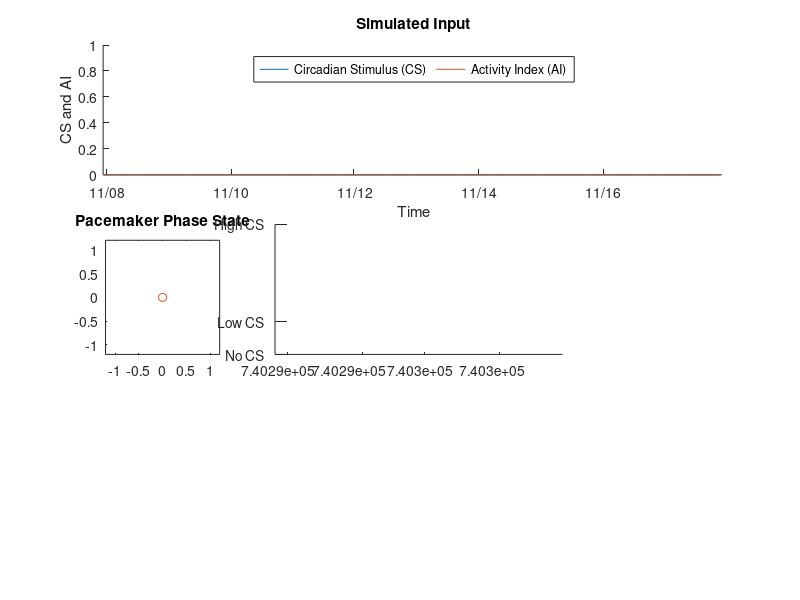

This figure's MATLAB source: (Note: this script raises an error after producing the figure.)
function [figureHandle,axisHandles,textHandle] = createFigure
%CREATEFIGURE Summary of this function goes here
%   Detailed explanation goes here

figureHandle = figure;
configureFigure(figureHandle);

% Plot of simulated input
axInput = subplot(3,4,[1,4]); % rows, columns, grid position
configureAxInput(axInput);

% Plot of phase state
axPState = subplot(3,4,5); % rows, columns, grid position
configureAxPState(axPState);

% Display of treatment schedule
axSchedule	= subplot(3,4,[6,7]); % rows, columns, grid position
configureAxSchedule(axSchedule);

% Display of actual schedule
axActual	= subplot(3,4,[10,11]);
configureAxActual(axActual);

% Display of distance to goal
axDTGoal = subplot(3,4,8); % rows, columns, grid position
textHandle = configureAxDTGoal(axDTGoal);

% Create axis for buttons
axButtons = subplot(3,4,9); % rows, columns, grid position
set(axButtons,'Tag','ControlsAxis');
set(axButtons,'Visible','off');
axButtonsUnits = get(axButtons,'Units');
set(axButtons,'Units','pixels');
axButtonsPosition = get(axButtons,'Position');
set(axButtons,'Units',axButtonsUnits);
panelHandle = LRCcreate_uipanel(figureHandle,axButtonsPosition);
% Create stop button
createStopButton(panelHandle);

axisHandles = struct(           ...
    'axInput',      axInput,	...
    'axPState',     axPState,	...
    'axSchedule',   axSchedule,	...
    'axActual',     axActual,   ...
    'axDTGoal',     axDTGoal	...
    );

end

function rgb = color1

rgb = [0.0000, 0.4470, 0.7410];

end

function rgb = color2

rgb = [0.8500, 0.3250, 0.0980];

end


function configureFigure(figureHandle)
%CONFIGUREFIGURE Intialize the figure settings

figureUnits = get(figureHandle,'Units');
set(figureHandle,'Units','normalized');
set(figureHandle,'Position',[0 0 1 1]);
set(figureHandle,'Units',figureUnits);
set(figureHandle,'SizeChangedFcn',@LRCresize_uipanel);

end

function configureAxInput(axisHandle)
%CONFIGUREAXIS1 Initialize the first axis

hold(axisHandle,'on');

% Create empty data set
nowDatenum = now;
samplingInterval = 30/86400; % 30 seconds in datenum format
time = nowDatenum:samplingInterval:nowDatenum+10;
CS = zeros(size(time));
AI = zeros(size(time));

set(axisHandle,'YLim',[0,1],'XLim',[time(1),time(end)]);

plotHandle = plot(axisHandle,time,CS,time,AI);

set(plotHandle(1),'Color',color1);
set(plotHandle(2),'Color',color2);

datetick(axisHandle,'x','mm/dd','keeplimits','keepticks')
xlabel('Time')
ylabel('CS and AI')
legend('Circadian Stimulus (CS)','Activity Index (AI)','Location','North','Orientation','Horizontal');
title('Simulated Input');

hold(axisHandle,'off');

% Link data
set(plotHandle(1),'XDataSource','timeCS');
set(plotHandle(1),'YDataSource','CS');
set(plotHandle(2),'XDataSource','timeAI');
set(plotHandle(2),'YDataSource','AI');
end

function configureAxPState(axisHandle)
%CONFIGUREAXIS2 Initialize the second axis

% Create empty data set
xf = 0;
xcf = 0;
xArray = 0;
xcArray = 0;

plotHandle = plot(axisHandle,xArray,xcArray,'-',xf,xcf,'o');

set(plotHandle(1),'Color',color1);
set(plotHandle(2),'Color',color2);

set(axisHandle,'YLim',[-1.2,1.2],'XLim',[-1.2,1.2]);
set(axisHandle,'DataAspectRatio',[1,1,1]);
axis(axisHandle,'manual');

title('Pacemaker Phase State');

% Link data
set(plotHandle(1),'XDataSource','xArray');
set(plotHandle(1),'YDataSource','xcArray');
set(plotHandle(2),'XDataSource','xn');
set(plotHandle(2),'YDataSource','xcn');

end

function configureAxSchedule(axisHandle)
%CONFIGUREAXIS3 Initialize the third axis

hold(axisHandle,'on');

% Create empty data set
nowDatenum = now;

time = 0;
scene = 0;

set(axisHandle,'YLim',[0,1]);
set(axisHandle,'YLimMode','manual');
set(axisHandle,'XLim',[nowDatenum,nowDatenum+2]);
set(axisHandle,'YTick',[0,0.25,1]);
set(axisHandle,'YTickLabel',{'No CS','Low CS','High CS'});

plotHandle = area(axisHandle,time,scene);
set(plotHandle,'FaceColor',color1);
set(plotHandle,'EdgeColor','none');
set(plotHandle,'LineStyle','none');

LRCscheduleXlabels(axisHandle);

xlabel('Time');
ylabel('Scene');
title('Recommended Lighting Schedule');

hold(axisHandle,'off');

% Link data
set(plotHandle(1),'XDataSource','timeScene');
set(plotHandle(1),'YDataSource','scene');
end

function configureAxActual(axisHandle)
%CONFIGUREAXIS3 Initialize the third axis

hold(axisHandle,'on');

% Create empty data set
nowDatenum = now;

time = 0;
scene = 0;

set(axisHandle,'YLim',[0,1]);
set(axisHandle,'YLimMode','manual');
set(axisHandle,'XLim',[nowDatenum,nowDatenum+2]);
set(axisHandle,'YTick',[0,0.25,1]);
set(axisHandle,'YTickLabel',{'Off','Low CS','High CS'});

plotHandle = area(axisHandle,time,scene);
set(plotHandle,'FaceColor',color1);
set(plotHandle,'EdgeColor','none');
set(plotHandle,'LineStyle','none');

LRCscheduleXlabels(axisHandle);

xlabel('Time');
ylabel('Scene');
title('Actual Lighting Schedule');

hold(axisHandle,'off');

% Link data
set(plotHandle(1),'XDataSource','timeActualScene');
set(plotHandle(1),'YDataSource','actualScene');
end

function textHandle = configureAxDTGoal(axisHandle)
%CONFIGUREAXIS4 Initialize the fourth axis

theta = 0:.1:pi;
x1ring = 0.7*cos(theta);
y1ring = 0.7*sin(theta);
plotHandle1 = plot(axisHandle,x1ring,y1ring,'k-');
hold on
plotHandle2 = plot([0,0],[0,1],'r-','LineWidth',2);
hold off
set(gca,'XTick',[],'YTick',[])
textHandle = text(-0.25,-0.5,'NaN','FontSize',14);

set(axisHandle,'YLim',[-1.2,1.2],'XLim',[-1.2,1.2]);
set(axisHandle,'DataAspectRatio',[1,1,1]);
axis(axisHandle,'manual');

title({'Distance to Goal';'Phase Angle (hours)'});

% Link data
set(plotHandle2,'XDataSource','xNeedle');
set(plotHandle2,'YDataSource','yNeedle');
end
